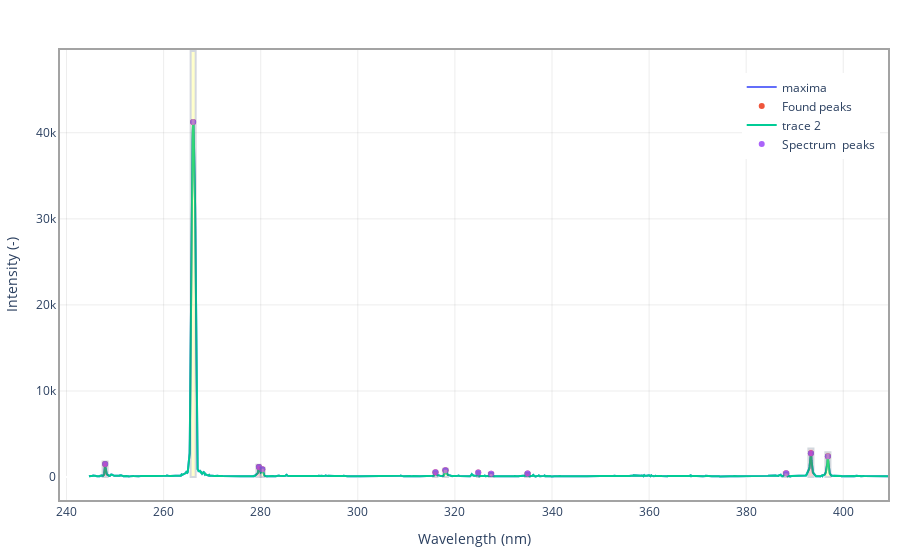

Here is the notebook cell this chart was saved with:
### Code cell
line_finder.plot

### Figure 1 — Plotly figure (JSON) as saved in the notebook; plotly's stock layout.template omitted (floating-point values rounded to 4 significant figures; data arrays with more than 128 entries replaced by an {"elided": "..."} marker saying what was removed)
{"data": [{"name": "maxima", "showlegend": true, "type": "scatter", "x": {"elided": "4096 float values"}, "y": {"elided": "4096 float values"}}, {"mode": "markers", "name": "Found peaks", "type": "scatter", "x": [248.0, 266.1, 279.6, 280.3, 316.0, 318.1, 324.8, 327.5, 335.0, 388.2, 393.3, 396.8], "y": [1507.0, 41250.0, 1181.0, 910.5, 554.8, 800.2, 536.2, 383.8, 418.0, 438.3, 2761.0, 2406.0]}, {"mode": "lines", "type": "scatter", "x": {"elided": "4096 float values"}, "y": {"elided": "4096 float values"}}, {"mode": "markers", "name": "Spectrum  peaks", "type": "scatter", "x": [248.0, 266.1, 279.6, 280.3, 316.0, 318.1, 324.8, 327.5, 335.0, 388.2, 393.3, 396.8], "y": [1507.0, 41250.0, 1181.0, 910.5, 554.8, 800.2, 536.2, 383.8, 418.0, 438.3, 2761.0, 2406.0]}], "layout": {"legend": {"x": 0.99, "xanchor": "right", "y": 0.95, "yanchor": "top"}, "margin": {"b": 60, "l": 60, "r": 10, "t": 50}, "plot_bgcolor": "#FFF", "shapes": [{"fillcolor": "rgb(255,0,0)", "opacity": 0.2, "x0": 247.4, "x1": 248.5, "y0": 0, "y1": 1809.0}, {"fillcolor": "rgb(255,255,0)", "opacity": 0.2, "x0": 265.6, "x1": 266.6, "y0": 0, "y1": 49500.0}, {"fillcolor": "rgb(255,0,0)", "opacity": 0.2, "x0": 279.1, "x1": 280.0, "y0": 0, "y1": 1417.0}, {"fillcolor": "rgb(255,255,0)", "opacity": 0.2, "x0": 280.0, "x1": 280.8, "y0": 0, "y1": 1093.0}, {"fillcolor": "rgb(255,0,0)", "opacity": 0.2, "x0": 315.5, "x1": 316.4, "y0": 0, "y1": 665.8}, {"fillcolor": "rgb(255,255,0)", "opacity": 0.2, "x0": 317.5, "x1": 318.6, "y0": 0, "y1": 960.2}, {"fillcolor": "rgb(255,0,0)", "opacity": 0.2, "x0": 324.6, "x1": 325.0, "y0": 0, "y1": 643.5}, {"fillcolor": "rgb(255,255,0)", "opacity": 0.2, "x0": 327.0, "x1": 327.9, "y0": 0, "y1": 460.5}, {"fillcolor": "rgb(255,0,0)", "opacity": 0.2, "x0": 334.5, "x1": 335.4, "y0": 0, "y1": 501.6}, {"fillcolor": "rgb(255,255,0)", "opacity": 0.2, "x0": 387.7, "x1": 388.8, "y0": 0, "y1": 525.9}, {"fillcolor": "rgb(255,0,0)", "opacity": 0.2, "x0": 392.8, "x1": 393.9, "y0": 0, "y1": 3313.0}, {"fillcolor": "rgb(255,255,0)", "opacity": 0.2, "x0": 396.3, "x1": 397.4, "y0": 0, "y1": 2888.0}], "xaxis": {"gridcolor": "rgba(77,77,77,.1)", "gridwidth": 1, "linecolor": "rgba(25,25,25,.4)", "linewidth": 2, "mirror": true, "showgrid": true, "title": {"text": "Wavelength (nm)"}}, "yaxis": {"gridcolor": "rgba(77,77,77,.1)", "gridwidth": 1, "linecolor": "rgba(25,25,25,.4)", "linewidth": 2, "mirror": true, "showgrid": true, "title": {"text": "Intensity (-)"}}}}
